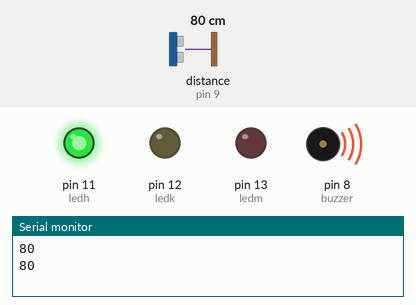
This sketch was run on a simulated Arduino Uno, built with avr-gcc and run on an emulated ATmega328P. Parts: output pins drawn as LEDs (lit = HIGH), buzzer (waves = sounding), the last lines printed to the serial monitor. Wiring (from diagram.json): ultrasonic range finder: trigger pin 10; echo pin 9. The inputs (shaded band) are chosen by the test bench; at power-on: distance to the obstacle (sensor on pin 9) 80 cm. The echo pulse lasts 58.3 µs per cm; pins used as bus, display or sensor lines are not drawn.

Above: at 2.0 s.
2.1 s: distance to the obstacle (sensor on pin 9) set to 55 cm
5.6 s: distance to the obstacle (sensor on pin 9) set to 46 cm
At 6.6 s:
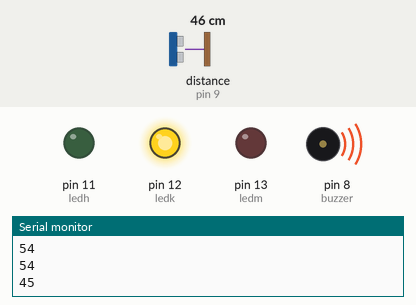
9.1 s: distance to the obstacle (sensor on pin 9) set to 2 cm
At 9.84 s:
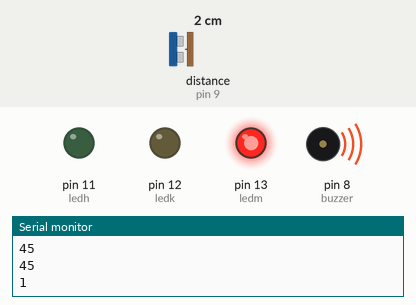
12.6 s: distance to the obstacle (sensor on pin 9) set to 60 cm
At 14.05 s:
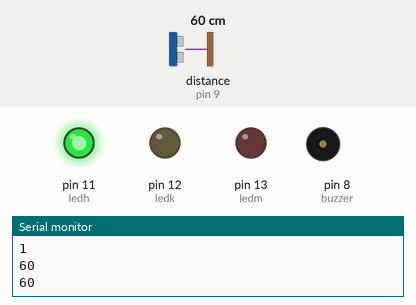
17.1 s: distance to the obstacle (sensor on pin 9) set to 4 cm
At 18.06 s:
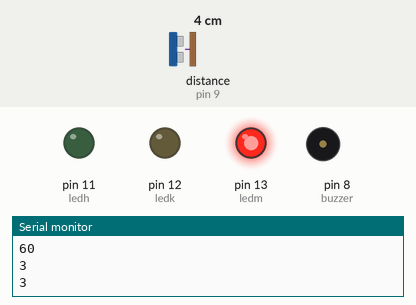
Timing chart, 0 to 21.6 s (numbered marks = the images above; inputs shaded):
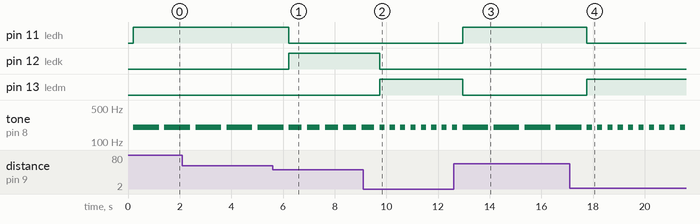

The sketch:

sketch.ino
```cpp
int ledm = 13;
int ledk = 12;
int ledh = 11;
const int trigpin = 10;
const int echopin = 9;
int buzzer = 8;
long timer;
int jarak;

void setup() {
  Serial.begin(9600);
  pinMode(ledm, OUTPUT);
  pinMode(ledk, OUTPUT);
  pinMode(ledh, OUTPUT);
  pinMode(trigpin, OUTPUT);
  pinMode(echopin, INPUT);
  pinMode(buzzer, OUTPUT);
}

void loop() {
  digitalWrite(trigpin, LOW);
  delayMicroseconds(2);
  digitalWrite(trigpin, HIGH);
  delayMicroseconds(10);
  digitalWrite(trigpin, LOW);

  timer = pulseIn(echopin, HIGH);
  jarak = timer / 58;
  Serial.println(jarak);
  delay(200);

  digitalWrite(ledm, LOW);
  digitalWrite(ledk, LOW);
  digitalWrite(ledh, LOW);

  if (jarak <= 10) {
    digitalWrite(ledm, HIGH);
    tone(buzzer, 200);
    delay(200);
    noTone(buzzer);
  }
  else if (jarak <= 50) {
    digitalWrite(ledk, HIGH);
    tone(buzzer, 200);
    delay(500);
    noTone(buzzer);
  }
  else if (jarak <= 100) {
    digitalWrite(ledh, HIGH);
    tone(buzzer, 200);
    delay(1000);
    noTone(buzzer);
  }
  else {
    digitalWrite(ledm, LOW);
    digitalWrite(ledk, LOW);
    digitalWrite(ledh, LOW);
  }
}
```

Measured:
- the behaviour switches between 52 and 51 cm on distance to the obstacle (sensor on pin 9) (found by bisection; images 0 and 1)
- after the input at 5.6 s, pin 11 (ledh): HIGH → LOW after 0.63 s; pin 12 (ledk): LOW → HIGH after 0.63 s; tone on pin 8 (buzzer): alternates 200 Hz for 0.50 s and silent for 0.20 s, starting after 1.1 s
- after the input at 9.1 s, pin 12 (ledk): HIGH → LOW after 0.64 s; pin 13 (ledm): LOW → HIGH after 0.64 s; tone on pin 8 (buzzer): alternates 200 Hz for 0.20 s and silent for 0.20 s, starting after 0.84 s
- after the input at 12.6 s, pin 11 (ledh): LOW → HIGH after 0.35 s; pin 13 (ledm): HIGH → LOW after 0.35 s; tone on pin 8 (buzzer): alternates 200 Hz for 1.0 s and silent for 0.20 s, starting after 1.3 s
- after the input at 17.1 s, pin 11 (ledh): HIGH → LOW after 0.66 s; pin 13 (ledm): LOW → HIGH after 0.66 s; tone on pin 8 (buzzer): alternates 200 Hz for 0.20 s and silent for 0.20 s, starting after 0.86 s
- by itself, tone on pin 8 (buzzer): alternates 200 Hz for 1.0 s and silent for 0.20 s
